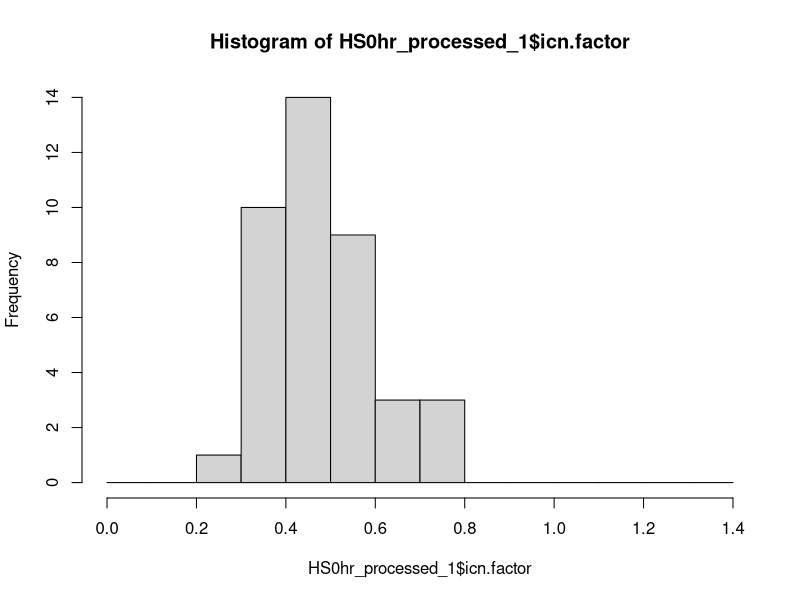
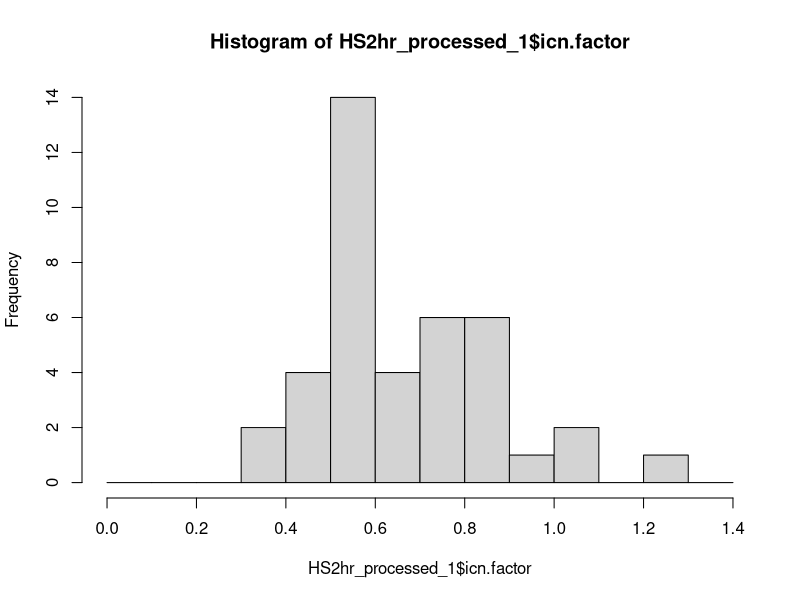
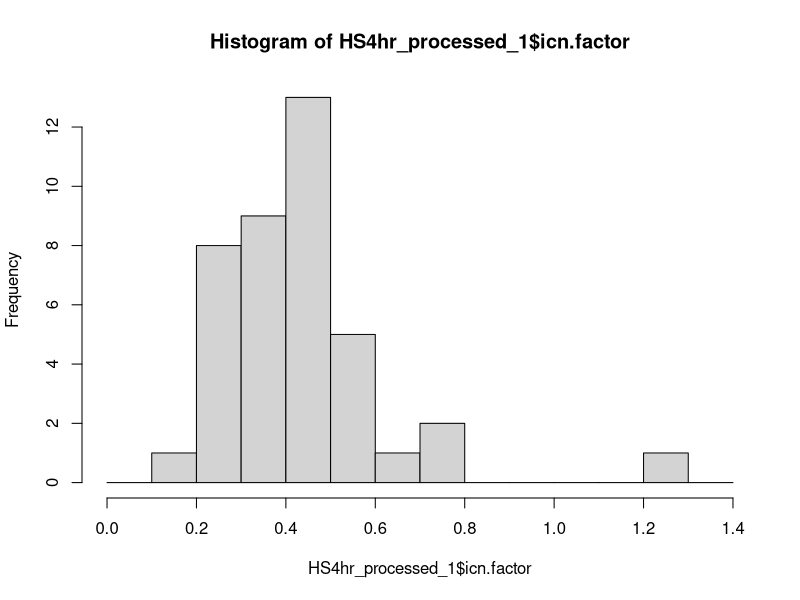
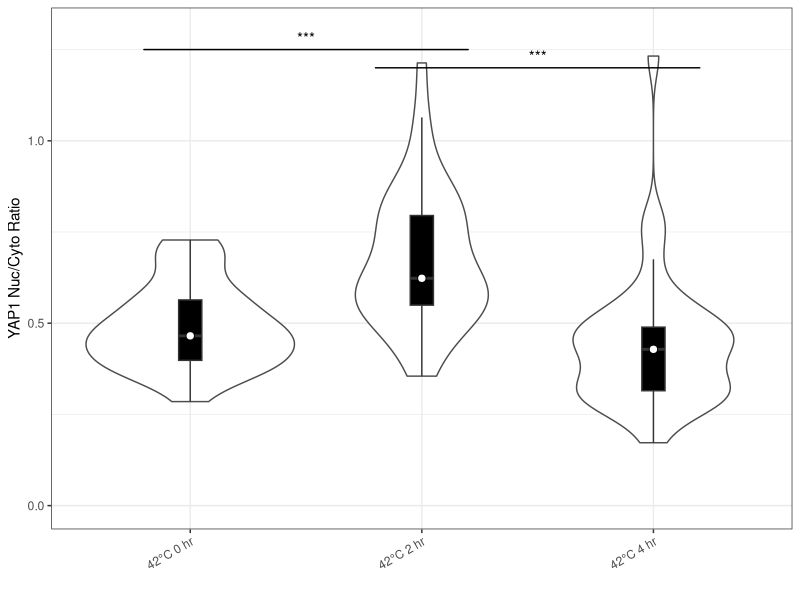

These charts were generated, in order, by the following R code:
# Load libraries
library(tidyverse)
library(ggsignif)

# Clear workspace
rm(list = ls())

# Load datasets
HS0hr_rawdata <- read.csv("./INTENSITY-RATIO_0h-1.csv")
HS2hr_rawdata <- read.csv("./INTENSITY-RATIO_2h-5.csv")
HS4hr_rawdata <- read.csv("./INTENSITY-RATIO_4h-2.csv")

# Check loaded datasets
glimpse(HS0hr_rawdata)
glimpse(HS2hr_rawdata)
glimpse(HS4hr_rawdata)

# Extract exact data values from raw data
HS0hr_processed_1 <- HS0hr_rawdata %>% 
  select(icn.factor, X..nuclei, X..cytoplasm, av..nuclei.intensity, av..cytoplasm.intensity)
HS2hr_processed_1 <- HS2hr_rawdata %>% 
  select(icn.factor, X..nuclei, X..cytoplasm, av..nuclei.intensity, av..cytoplasm.intensity)
HS4hr_processed_1 <- HS4hr_rawdata %>% 
  select(icn.factor, X..nuclei, X..cytoplasm, av..nuclei.intensity, av..cytoplasm.intensity)

# Check histogram of each data
hist(HS0hr_processed_1$icn.factor, breaks = seq(0, 1.4, 0.1))
hist(HS2hr_processed_1$icn.factor, breaks = seq(0, 1.4, 0.1))
hist(HS4hr_processed_1$icn.factor, breaks = seq(0, 1.4, 0.1))

# Perform Welch's t-test
t.test(HS0hr_processed_1$icn.factor, HS2hr_processed_1$icn.factor, var.equal = F)
t.test(HS2hr_processed_1$icn.factor, HS4hr_processed_1$icn.factor, var.equal = F)

# Prepare final data
FinalData <- data.frame(HS0hr = HS0hr_processed_1$icn.factor, HS2hr = HS2hr_processed_1$icn.factor, HS4hr = HS4hr_processed_1$icn.factor) %>% 
  rowid_to_column("id") %>% 
  pivot_longer(-id, names_to = "HeatShock", values_to = "YAP1NucCytoRatio") %>% 
  select(-id) %>% 
  mutate(HeatShock = gsub(HeatShock, pattern = "HS", replacement = "42°C ", ignore.case = TRUE)) %>% 
  mutate(HeatShock = gsub(HeatShock, pattern = "hr", replacement = " hr", ignore.case = TRUE)) %>% 
  mutate(Type = if_else(condition = str_detect(HeatShock, pattern = "0 hr"), 
                         true = "Non-treat",
                         false = "Heat shock"))
# Re-align the data order which would be appeared on the final graph
FinalData$Type <- factor(FinalData$Type, levels = c("Non-treat", "Heat shock"))

# Prepare final plot
finalgraph <- ggplot(FinalData, aes(x = HeatShock, y = YAP1NucCytoRatio, ymin = 0)) +
  ylim(0, 1.3) +
  geom_violin(colour = "gray30") +
  geom_boxplot(width = 0.1, 
               fill = "black", 
               outlier.colour = "NA") +
  stat_summary(fun = median, 
               geom = "point", 
               fill = "white", 
               shape = 21, 
               size = 2.5) +
  geom_signif(inherit.aes = FALSE,
              stat = "identity",
              data = data.frame(x = c(0.8, 1.8),
                                xend = c(2.2, 3.2),
                                y = c(1.25, 1.2),
                                annotation = c("bar1", "bar2")),
              aes(x = x, xend = xend, y = y, yend = y, annotation = annotation),
              tip_length = 0) +
  xlab("") +
  ylab("YAP1 Nuc/Cyto Ratio") +
  theme_bw() +
  theme(axis.text.x = element_text(hjust = 1, angle = 30), 
        legend.title = element_blank(), 
        strip.background = element_blank())
pg <- ggplot_build(finalgraph)
pv <- pg$data[[4]]$annotation
pv <- c("***", "***")
pg$data[[4]]$annotation <- pv
finalgraph <- ggplot_gtable(pg)
plot(finalgraph)

# Definition of ANOVA-Tukey-Cramer test function
tukey <- function(x){
  vx <- c(x$YAP1NucCytoRatio)
  fx <- factor(x$HeatShock)
  anova_res <- aov(vx ~ fx)
  tukey_res <- TukeyHSD(anova_res)
  return(as.data.frame(tukey_res[[1]]))
}

# Perform Tukey-Cramer test
tukeytest_result_of_FinalData <- tukey(FinalData)
